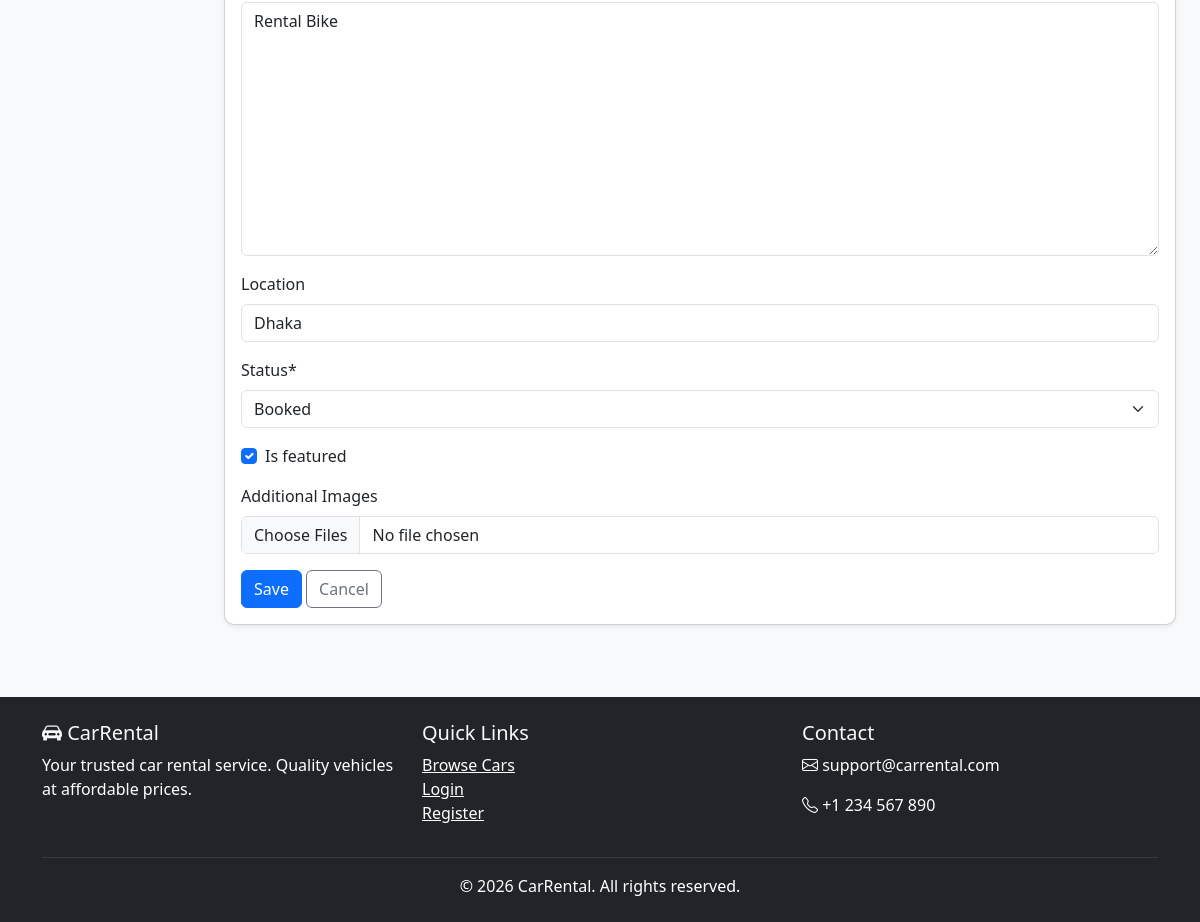
The page /dashboard/cars/edit/1/ (signed in, lower part) on the database as committed earlier.
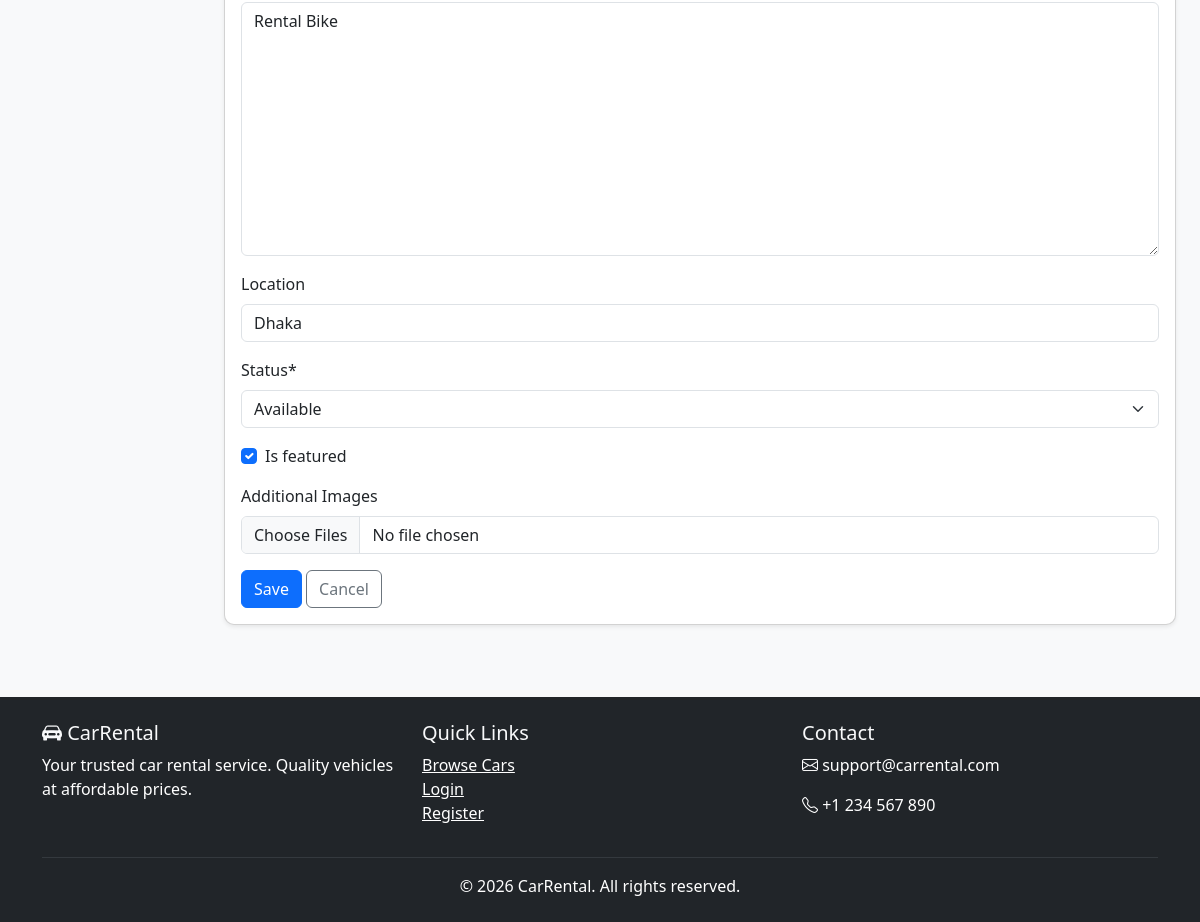
The same page on the database as committed later.
### cars/models.py (models this page shows, shortened)
class Car(models.Model):
    FUEL_CHOICES = [
        ('petrol', 'Petrol'),
        ('diesel', 'Diesel'),
        ('ev', 'Electric'),
        ('hybrid', 'Hybrid'),
    ]
    TRANSMISSION_CHOICES = [
        ('manual', 'Manual'),
        ('auto', 'Automatic'),
    ]
    STATUS_CHOICES = [
        ('available', 'Available'),
        ('booked', 'Booked'),
        ('maintenance', 'Maintenance'),
    ]
    brand = models.CharField(max_length=100)
    model = models.CharField(max_length=100)
    year = models.IntegerField()
    seats = models.IntegerField(default=5)
    fuel_type = models.CharField(max_length=20, choices=FUEL_CHOICES)
    transmission = models.CharField(max_length=20, choices=TRANSMISSION_CHOICES)
    mileage = models.CharField(max_length=50, blank=True, help_text="e.g. 18 km/l")
    rent_per_day = models.DecimalField(max_digits=10, decimal_places=2)
    rent_per_hour = models.DecimalField(max_digits=10, decimal_places=2, blank=True, null=True)
    description = models.TextField(blank=True)
    location = models.CharField(max_length=200, blank=True)
    status = models.CharField(max_length=20, choices=STATUS_CHOICES, default='available')
    is_featured = models.BooleanField(default=False)
    created_at = models.DateTimeField(auto_now_add=True)
    updated_at = models.DateTimeField(auto_now=True)
    class Meta:
        ordering = ['-created_at']

### dashboard/views.py (the view)
# urls.py: path('cars/edit/<int:car_id>/', views.admin_edit_car, name='admin_edit_car'),
@staff_member_required
def admin_edit_car(request, car_id):
    car = get_object_or_404(Car, id=car_id)
    if request.method == 'POST':
        form = CarForm(request.POST, instance=car)
        if form.is_valid():
            car = form.save()
            images = request.FILES.getlist('images')
            for i, img in enumerate(images):
                CarImage.objects.create(car=car, image=img, is_primary=(i == 0 and not car.images.filter(is_primary=True).exists()))
            messages.success(request, 'Car updated!')
            return redirect('admin_cars')
    else:
        form = CarForm(instance=car)
    return render(request, 'dashboard/car_form.html', {'form': form, 'title': 'Edit Car', 'car': car})

### dashboard/forms.py
class CarForm(forms.ModelForm):
    class Meta:
        model = Car
        fields = ['brand', 'model', 'year', 'seats', 'fuel_type', 'transmission', 'mileage', 'rent_per_day', 'rent_per_hour', 'description', 'location', 'status', 'is_featured']

### templates/dashboard/car_form.html (shortened to what this page needs)
{% extends 'dashboard/base_admin.html' %}
{% load crispy_forms_tags %}
{% block admin_content %}
<div class="card shadow-sm">
    <div class="card-body">
        <form method="post" enctype="multipart/form-data">
            {{ form|crispy }}
            <div class="mb-3">
                <label class="form-label">Additional Images</label>
                <input type="file" name="images" class="form-control" multiple accept="image/*">
            </div>
            <button type="submit" class="btn btn-primary">Save</button>
            <a href="{% url 'admin_cars' %}" class="btn btn-outline-secondary">Cancel</a>
        </form>
    </div>
</div>
{% endblock %}

Rows that differ between the two databases and show on the page:
changed Car "Rental Bike": status "Booked" → "Available"
